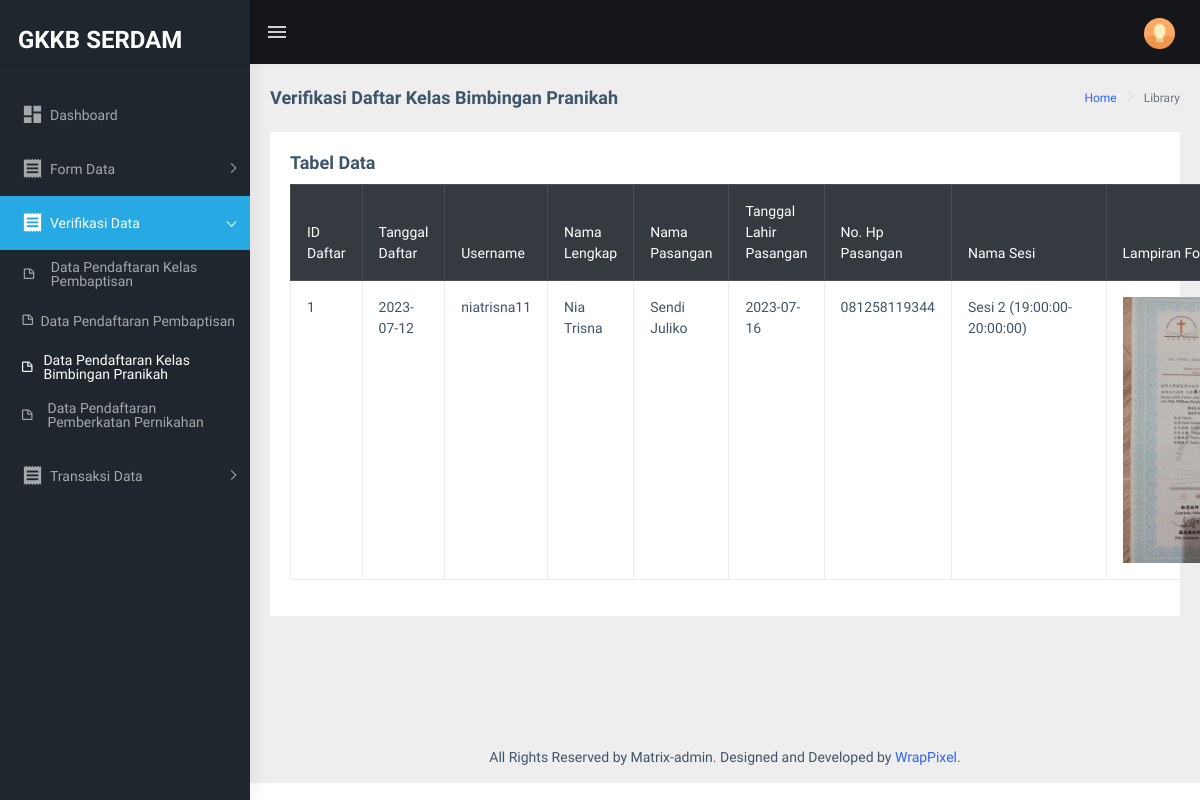
Screenshot of /backend/form-daftarpranikah.php (signed in) with the database file from the repository.
### tables this page shows
CREATE TABLE `tbdaftarpranikah` (
  `idDaftarPranikah` int(11) NOT NULL,
  `tanggalDaftar` date NOT NULL,
  `username` varchar(20) NOT NULL,
  `namaPasangan` varchar(100) NOT NULL,
  `tanggalLahirPasangan` date NOT NULL,
  `noHpPasangan` varchar(14) NOT NULL,
  `lampirSuratBaptis` text NOT NULL,
  `idSesiKelas` int(11) NOT NULL,
  `statusVerifikasi` tinyint(1) NOT NULL
);

CREATE TABLE `tbuser` (
  `username` varchar(20) NOT NULL,
  `password` varchar(100) NOT NULL,
  `email` varchar(100) NOT NULL,
  `namaLengkap` varchar(100) NOT NULL,
  `jenisKelamin` enum('Laki-Laki','Perempuan') NOT NULL,
  `tempatLahir` varchar(50) NOT NULL,
  `tanggalLahir` date NOT NULL,
  `noHp` varchar(14) NOT NULL,
  `alamatLengkap` text NOT NULL,
  `provinsi` varchar(50) NOT NULL,
  `kota` varchar(50) NOT NULL,
  `kecamatan` varchar(50) NOT NULL,
  `kelurahan` varchar(50) NOT NULL,
  `kodePos` varchar(5) NOT NULL,
  `pekerjaan` varchar(50) NOT NULL,
  `tanggalDaftar` date NOT NULL
);

CREATE TABLE `tbsesikelas` (
  `idSesiKelas` int(11) NOT NULL,
  `idKelas` int(11) NOT NULL,
  `namaSesi` varchar(50) NOT NULL,
  `hariSesi` varchar(10) NOT NULL,
  `waktuMulai` time NOT NULL,
  `waktuAkhir` time NOT NULL
);

### backend/form-daftarpranikah.php (the view, shortened to what this page needs)
<!DOCTYPE html>
<html dir="ltr" lang="en">
  <?php
    include "koneksi.php";
  ?>
  <head>
    <link
      rel="stylesheet"
      type="text/css"
      href="../assets/libs/select2/dist/css/select2.min.css"
    />
    <link
      rel="stylesheet"
      type="text/css"
      href="../assets/libs/jquery-minicolors/jquery.minicolors.css"
    />
    <link
      rel="stylesheet"
      type="text/css"
      href="../assets/libs/bootstrap-datepicker/dist/css/bootstrap-datepicker.min.css"
    />
    <link
      rel="stylesheet"
      type="text/css"
      href="../assets/libs/quill/dist/quill.snow.css"
    />
    <link href="../dist/css/style.min.css" rel="stylesheet" />
  </head>
  <body onload="loading()">
    <div
      id="main-wrapper"
      data-layout="vertical"
      data-navbarbg="skin5"
      data-sidebartype="full"
      data-sidebar-position="absolute"
      data-header-position="absolute"
      data-boxed-layout="full"
    >
      <?php include "header.php" ?>
      <div class="page-wrapper">
        <div class="page-breadcrumb">
          <div class="row">
            <div class="col-12 d-flex no-block align-items-center">
              <h4 class="page-title">Verifikasi Daftar Kelas Bimbingan Pranikah</h4>
              <div class="ms-auto text-end">
                <nav aria-label="breadcrumb">
                  <ol class="breadcrumb">
                    <li class="breadcrumb-item"><a href="#">Home</a></li>
                    <li class="breadcrumb-item active" aria-current="page">
                      Library
                    </li>
                  </ol>
                </nav>
              </div>
            </div>
          </div>
        </div>
        <div class="container-fluid">
        <div class="row">
            <div class="col-md-12">
                <div class="card">
                    <form class="form-horizontal">
                        <div class="card-body">
                            <h4 class="card-title">Tabel Data</h4>
                            <table class="table table-responsive table-bordered">
                                <thead class="table-dark">
                                    <tr>
                                        <td>ID Daftar</td>
                                        <td>Tanggal Daftar</td>
                                        <td>Username</td>
                                        <td>Nama Lengkap</td>
                                        <td>Nama Pasangan</td>
                                        <td>Tanggal Lahir Pasangan</td>
                                        <td>No. Hp Pasangan</td>
                                        <td>Nama Sesi</td>
                                        <td>Lampiran Foto</td>
                                    </tr>
                                </thead>
                            <?php
                                $sql = mysqli_query($con, "select * from tbdaftarpranikah inner join tbuser on tbdaftarpranikah.username = tbuser.username inner join tbsesikelas on tbdaftarpranikah.idsesikelas = tbsesikelas.idsesikelas");
                                while($data = mysqli_fetch_array($sql)){
                                    $idDaftarPranikah = $data[0];
                                    $tanggalDaftar = $data[1];
                                    $username = $data[2];
                                    $namaLengkap = $data['namaLengkap'];
                                    $namaPasangan = $data[3];
                                    $tanggalLahirPasangan = $data[4];
                                    $noHpPasangan = $data[5];
                                    $lampirSuratBaptis = $data[6];
                                    $namaSesi = $data['namaSesi'];
                                    $waktuMulai = $data['waktuMulai'];
                                    $waktuAkhir = $data['waktuAkhir'];
                                    ?>
                                        <tbody>
                                            <td><?php echo $idDaftarPranikah; ?></td>
                                            <td><?php echo $tanggalDaftar; ?></td>
                                            <td><?php echo $username; ?></td>
                                            <td><?php echo $namaLengkap; ?></td>
                                            <td><?php echo $namaPasangan; ?></td>
                                            <td><?php echo $tanggalLahirPasangan; ?></td>
                                            <td><?php echo $noHpPasangan;?></td>
                                            <td><?php echo $namaSesi," (","$waktuMulai", "-","$waktuAkhir",")";?></td>
                                            <td>
                                             <img src="uploads/suratbaptis/<?php echo $lampirSuratBaptis;?>" style="width:200px;" alt="">
                                            </td>
                                        </tbody>
                                    <?php
                                }
                            ?>
                            </table>
                        </div>
                    </form>
                </div>
            </div>
        </div>
        </div>
        <footer class="footer text-center">
          All Rights Reserved by Matrix-admin. Designed and Developed by
          <a href="https://www.wrappixel.com">WrapPixel</a>.
        </footer>
      </div>
    </div>
  </body>
</html>

### rows the page displays
tbdaftarpranikah: idDaftarPranikah "1", tanggalDaftar "2023-07-12", username "niatrisna11", username.namaLengkap "Nia Trisna", namaPasangan "Sendi Juliko", tanggalLahirPasangan "2023-07-16", noHpPasangan "081258119344", idSesiKelas.namaSesi "Sesi 2", idSesiKelas.waktuMulai "19:00:00", idSesiKelas.waktuAkhir "20:00:00", lampirSuratBaptis (picture)
